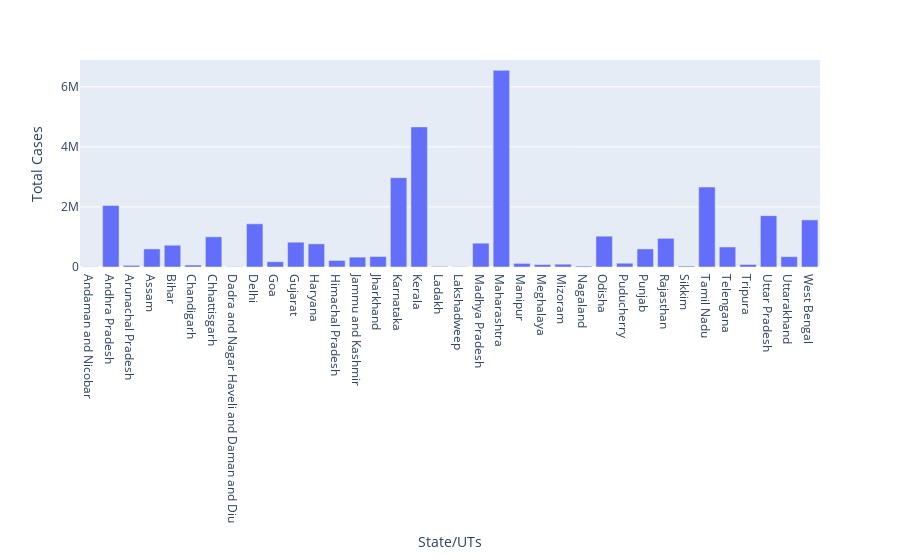

The cell this chart's notebook holds for it:
### Code cell
#express
px.bar(dataframe,x='State/UTs',y='Total Cases')

### Figure 1 — Plotly figure (JSON) as saved in the notebook; plotly's stock layout.template omitted (floating-point values rounded to 4 significant figures)
{"data": [{"alignmentgroup": "True", "hovertemplate": "State/UTs=%{x}<br>Total Cases=%{y}<extra></extra>", "legendgroup": "", "marker": {"color": "#636efa", "pattern": {"shape": ""}}, "name": "", "offsetgroup": "", "orientation": "v", "showlegend": false, "textposition": "auto", "type": "bar", "x": ["Andaman and Nicobar", "Andhra Pradesh", "Arunachal Pradesh", "Assam", "Bihar", "Chandigarh", "Chhattisgarh", "Dadra and Nagar Haveli and Daman and Diu", "Delhi", "Goa", "Gujarat", "Haryana", "Himachal Pradesh", "Jammu and Kashmir", "Jharkhand", "Karnataka", "Kerala", "Ladakh", "Lakshadweep", "Madhya Pradesh", "Maharashtra", "Manipur", "Meghalaya", "Mizoram", "Nagaland", "Odisha", "Puducherry", "Punjab", "Rajasthan", "Sikkim", "Tamil Nadu", "Telengana", "Tripura", "Uttar Pradesh", "Uttarakhand", "West Bengal"], "xaxis": "x", "y": [7620, 2049314, 54572, 601787, 725952, 65224, 1005325, 10670, 1438821, 176318, 825916, 770863, 218898, 329320, 348215, 2975067, 4664944, 20795, 10361, 792519, 6547793, 120426, 81161, 93660, 31219, 1025874, 126308, 601600, 954322, 31412, 2662177, 665749, 84127, 1709800, 343530, 1568321], "yaxis": "y"}], "layout": {"barmode": "relative", "legend": {"tracegroupgap": 0}, "margin": {"t": 60}, "xaxis": {"anchor": "y", "domain": [0, 1], "title": {"text": "State/UTs"}}, "yaxis": {"anchor": "x", "domain": [0, 1], "title": {"text": "Total Cases"}}}}
